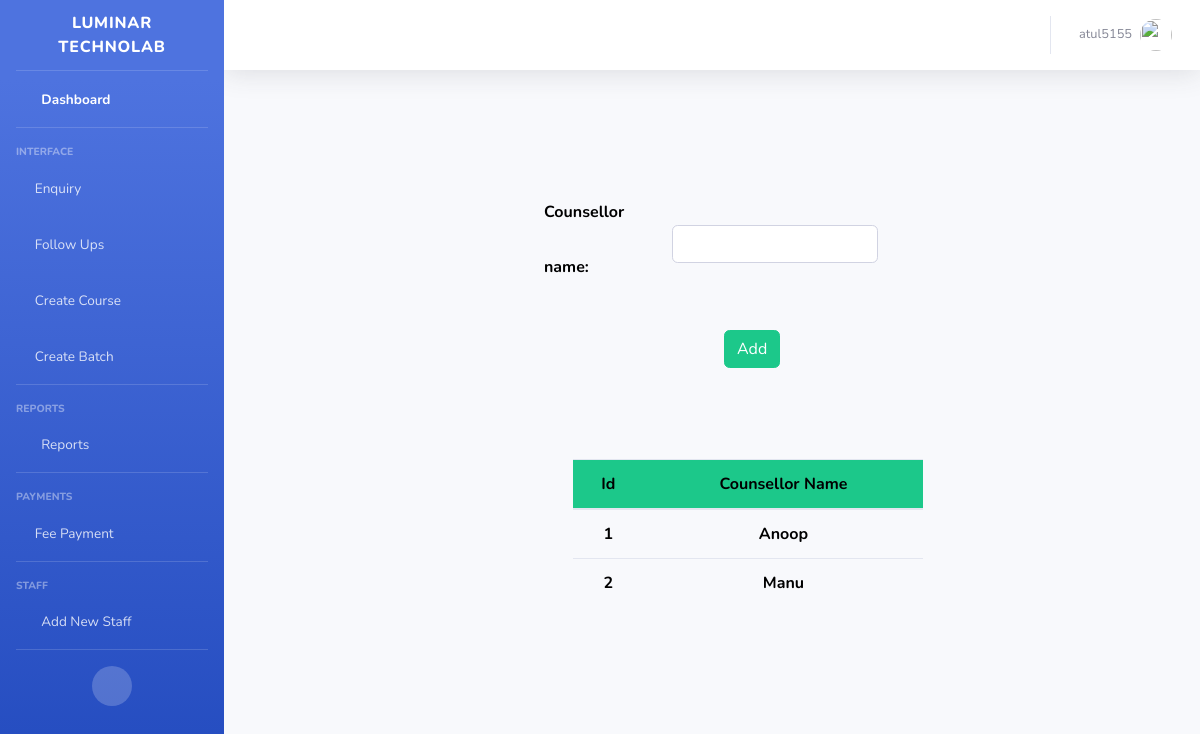
The page /createcounsellor (signed in) on the database its author committed.
### studentenquiry/models.py (models this page shows, shortened)
class Counsellor(models.Model):
    counsellor_name = models.CharField(max_length=120)

### studentenquiry/views.py (the view, shortened to what this page needs)
# urls.py: path('createcounsellor',CreateCounsellor.as_view(),name='counsellor_create'),
class CreateCounsellor(TemplateView):
    model=Counsellor
    template_name = "counsellor/counsellor_create.html"
    form_class=CounsellorForm
    @method_decorator(login_required)
    def dispatch(self, request, *args, **kwargs):
        return super(CreateCounsellor, self).dispatch(request, *args, **kwargs)
    def get(self, request, *args, **kwargs):
        form=self.form_class
        qs=Counsellor.objects.all()
        context={}
        context['counsellor']=qs
        context['form']=form
        return render(request,self.template_name,context)

### templates/counsellor/counsellor_create.html (shortened to what this page needs)
<!DOCTYPE html>
{% extends 'base.html' %}
{% block content %}
    <div class="container" >
        <div class="row" id="staffcreate">
            <div class="col-md-3"></div>
            <div class="col-md-6">
                <form method="post">
                    <table>
                        {% for field in form %}
                        <tr>
                            <th>{{field.label_tag}}</th>
                            <td>{{field}}</td>
                            <td>{{field.errors}}</td>
                        </tr>
                        {% endfor %}
                    </table>
                    <table>
                        <tr>
                            <td>
                                <input type="submit" class="btn btn-success" value="Add" id="addtab">
                            </td>
                        </tr>
                    </table>
                </form>
            </div>
            <div class="col-md-3"></div>
        </div>
        <div class="row">
            <div class="col-md-4"></div>
            <div class="col-md-4">
                <table class="table" style="width:350px;">
                  <thead>
                    <tr class="bg-success">
                        <th style="text-align:center;">Id</th>
                        <th style="text-align:center;">Counsellor Name</th>
                    </tr>
                    </thead>
                <tbody>
                {% for name in counsellor %}
                <tr>
                    <td>{{name.id}}</td>
                    <td>{{name.counsellor_name}}</td>
                </tr>
                {% endfor %}
                </tbody>
            </table>
            </div>
            <div class="col-md-4"></div>
        </div>
    </div>
{% endblock %}

### templates/base.html (shortened to what this page needs)
<!DOCTYPE html>
{% load static %}
<html lang="en">
<head>
  <link href="{% static 'vendor/fontawesome-free/css/all.min.css' %}" rel="stylesheet" type="text/css">
  <link rel="stylesheet" href="{% static 'css/enq_project.css' %}">
  <link rel="stylesheet" href="{% static 'css/batch.css' %}">
  <link rel="stylesheet" href="{% static 'css/courses.css' %}">
  <link rel="stylesheet" href="{% static 'css/report.css' %}">
  <link rel="stylesheet" href="{% static 'css/payment.css' %}">
  <link rel="stylesheet" href="{% static 'css/follow.css' %}">
  <link href="{% static 'css/sb-admin-2.min.css' %}" rel="stylesheet">
  <link href="{% static 'vendor/datatables/dataTables.bootstrap4.min.css' %}" rel="stylesheet">
</head>
<body >
<div id="wrapper">
  <ul class="navbar-nav bg-gradient-primary sidebar sidebar-dark accordion" id="accordionSidebar">
      <a class="sidebar-brand d-flex align-items-center justify-content-center" href="">
        <div class="sidebar-brand-text mx-3">Luminar Technolab</div>
      </a>
      <hr class="sidebar-divider my-0">
      <li class="nav-item active">
        <a class="nav-link" href="{% url 'index' %}">
          <i class="fas fa-fw fa-tachometer-alt"></i>
          <span>Dashboard</span></a>
      </li>
      <hr class="sidebar-divider">
      <div class="sidebar-heading">
        Interface
      </div>
      <li class="nav-item">
        <a class="nav-link collapsed" href="#" data-toggle="collapse" data-target="#collapseTwo" aria-expanded="true" aria-controls="collapseTwo">
          <i class="fa fa-edit"></i>
          <span>Enquiry</span>
        </a>
      </li>
      <li class="nav-item">
        <a class="nav-link collapsed" href="#" data-toggle="collapse" data-target="#collapseUtilities" aria-expanded="true" aria-controls="collapseUtilities">
          <i class="fa fa-calendar"></i>
          <span>Follow Ups</span>
        </a>
      </li>
      <li class="nav-item">
        <a class="nav-link" href="{%url 'createcourse'%}">
          <i class="fa fa-book"></i>
          <span>Create Course</span></a>
      </li>
    <li class="nav-item">
      <a class="nav-link" href="{%url 'createbatch'%}">
        <i class="fa fa-folder-open"></i>
        <span>Create Batch</span></a>
    </li>
    <hr class="sidebar-divider">
    <div class="sidebar-heading">Reports</div>
    <li class="nav-item">
      <a class="nav-link collapsed" href="#" data-toggle="collapse" data-target="#collapsePages" aria-expanded="true" aria-controls="collapsePages">
        <i class="fas fa-fw fa-folder"></i>
        <span>Reports</span>
      </a>
    </li>
    <hr class="sidebar-divider">
    <div class="sidebar-heading">Payments</div>
    <li class="nav-item">
      <a class="nav-link collapsed" href="#" data-toggle="collapse" data-target="#collapsePayments" aria-expanded="true" aria-controls="collapsePages">
        <i class="far fa-credit-card"></i>
        <span>Fee Payment</span>
      </a>
    </li>
    <hr class="sidebar-divider">
    <div class="sidebar-heading">Staff</div>
    <li class="nav-item">
      <a class="nav-link collapsed" href="#" data-toggle="collapse" data-target="#collapseStaff" aria-expanded="true" aria-controls="collapsePages">
        <i class="fas fa-fw fa-user"></i>
        <span>Add New Staff</span>
      </a>
    </li>
    <hr class="sidebar-divider">
    <div class="text-center d-none d-md-inline">
      <button class="rounded-circle border-0" id="sidebarToggle"></button>
    </div>
  </ul>
  <div id="content-wrapper" class="d-flex flex-column">
    <div id="content">
      <nav class="navbar navbar-expand navbar-light bg-white topbar mb-4 static-top shadow">
        <ul class="navbar-nav ml-auto">
            <li class="nav-item dropdown no-arrow mx-1">
              <a class="nav-link dropdown-toggle" href="#" id="alertsDropdown" role="button" data-toggle="dropdown" aria-haspopup="true" aria-expanded="false">
                <i class="fas fa-bell fa-fw"></i>
              </a>
            </li>
            <li class="nav-item dropdown no-arrow mx-1">
              <a class="nav-link dropdown-toggle" href="#" id="messagesDropdown" role="button" data-toggle="dropdown" aria-haspopup="true" aria-expanded="false">
                <i class="fas fa-envelope fa-fw"></i>
              </a>
            </li>
          <li class="nav-item dropdown no-arrow">
            <a class="nav-link dropdown-toggle" href="#" id="userDropdown" role="button" data-toggle="dropdown" aria-haspopup="true" aria-expanded="false">
              <span class="mr-2 d-none d-lg-inline text-gray-600 small">{{request.user}}</span>
              <img class="img-profile rounded-circle" src="https://source.unsplash.com/QAB-WJcbgJk/60x60">
            </a>
            </li>
        </ul>
      </nav>
<div class="container-fluid">
  {% block content %}
  {% endblock %}
</div>
    </div>
  </div>
</div>
</body>
</html>

### studentenquiry/static/css/enq_project.css (style rules this page uses)
form { line-height:55px; }
td { text-align:center; color:black; font-weight:bolder; }
th { text-align:center; color:black; font-weight:bolder; }

### studentenquiry/static/css/courses.css (style rules this page uses)
td,th { text-align:center; }

### templates/counsellor/counsellor_create.html (style rules this page uses)
#staffcreate { padding:90px; }
#addtab { margin-top:25px; margin-left:180px; }
th,td { text-align:center; }

### rows shown on the page
Counsellor: id "1", counsellor_name "Anoop"
Counsellor: id "2", counsellor_name "Manu"

### other values the page prints
{{ request.user }} "atul5155"
{{ field.label_tag }} "Counsellor name:"
